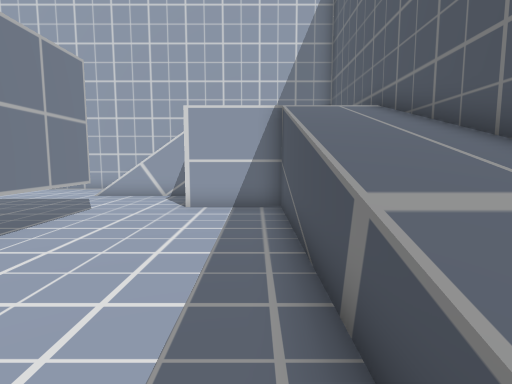
[1] (above)

16 first-person views from a walk through a Unity game level. The camera is 1.4 m above the floor, tilts 6° down and sees 80° across. The floor is counted in squares, 1 m on a side. Each view is taken from the middle of a square. On the plan, view 1 faces up. The plan holds only what a view shows up to about 14 squares ahead; the rest is blank. The player is left out.

[2]
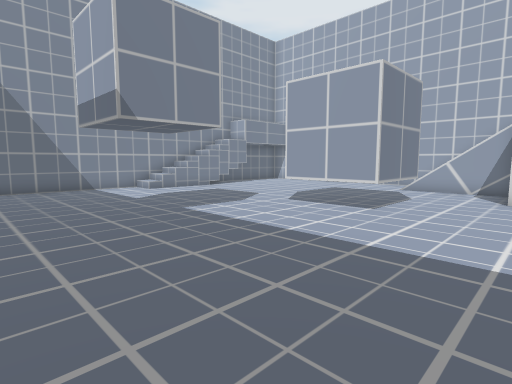

[3]
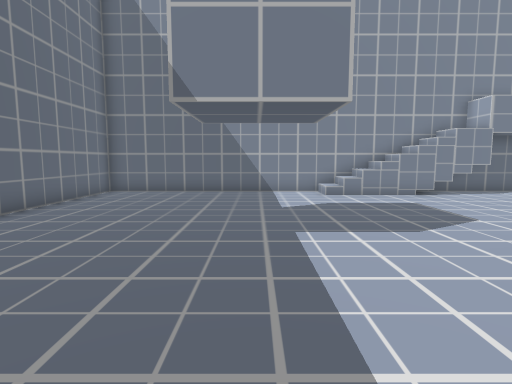

[4]
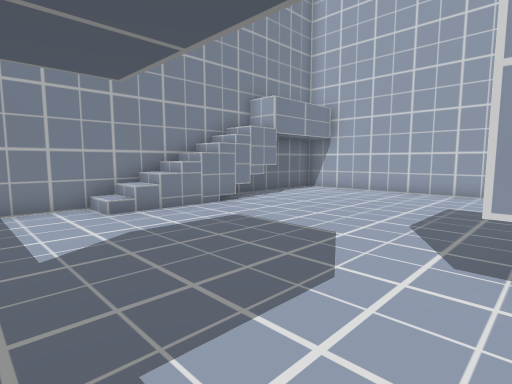

[5]
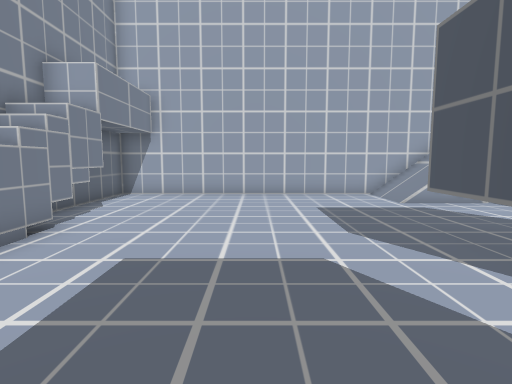

[6]
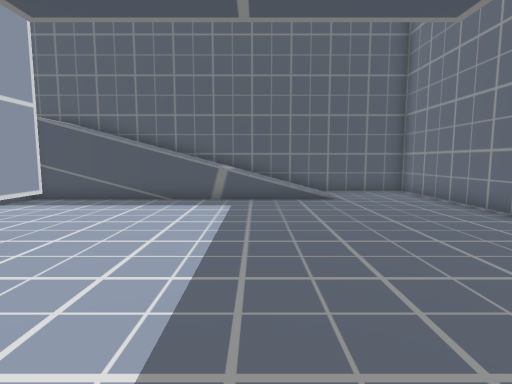

[7]
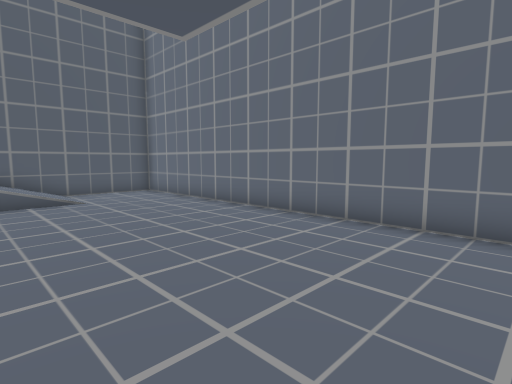

[8]
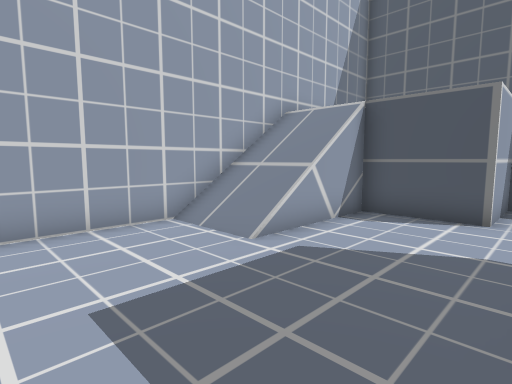

[9]
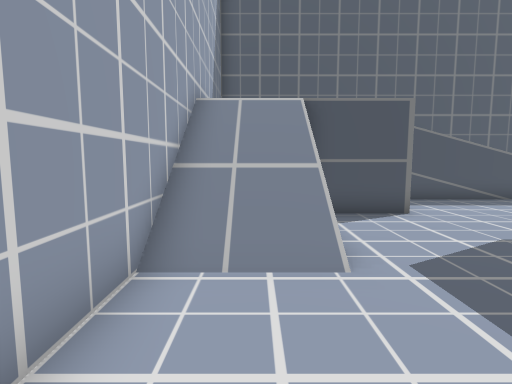

[10]
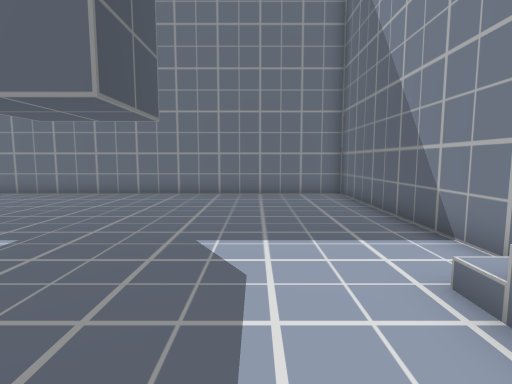

[11]
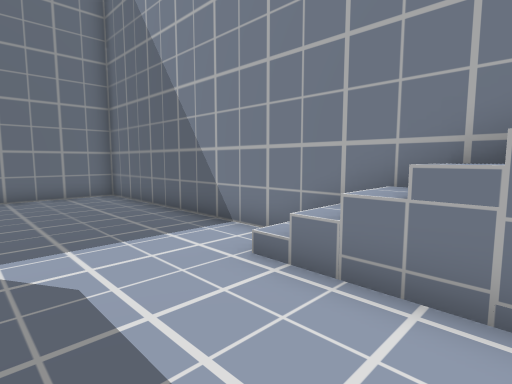

[12]
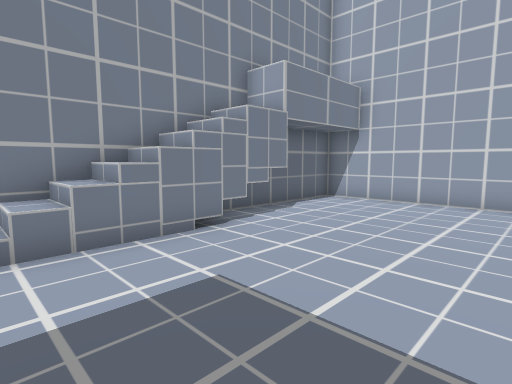

[13]
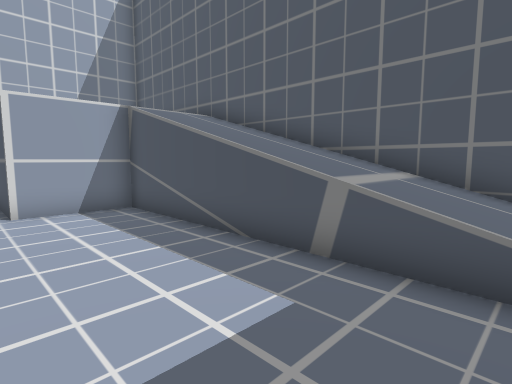

[14]
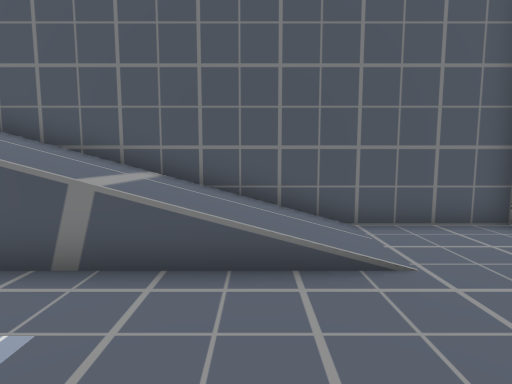

[15]
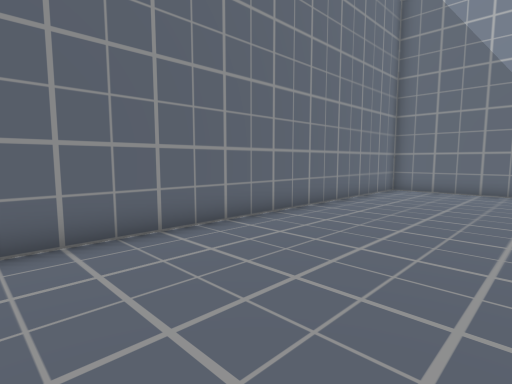

[16]
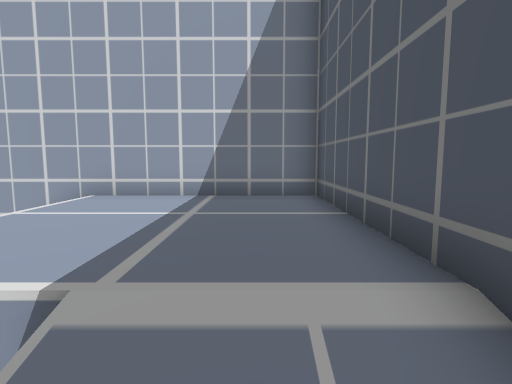

### Floor plan
Key: @ floor where view 1 was taken; # wall or solid block; . main floor; : floor 3 m higher than the main floor; / step, stairs or slope; = window, fence, low wall or low ledge; T thing the floor can be seen under or through; O other object.
Columns run from 17 left of view 1 to 4 right of it. Each row starts with its distance up from view 1.
 15 ######################
 14 #..........////::::::#
 13 #..........////::::::#
 12 #........../=##/:::::#
 11 #.............. :::::#
 10 #O.............::::::#
  9 #//............::#:::#
  8 #//.......T T.....#//#
  7 #//.......T T.....#//#
  6 #//.......T T.....#//#
  5 #//.......TTT.....#//#
  4 #//...............#//#
  3 #.................#//#
  2 #.................=//#
  1 #.................=//#
  0 #................@=//#
 -1 #.................///#
 -2 #....................#
 -3 #....................#
 -4 #....................#
 -5 #....................#
 -6 ######################

Positions as (right, up) in squares from view 1, and headings:
1: (0, 0), facing up
2: (-1, -3), facing up-left
3: (-3, 1), facing left
4: (-7, 1), facing up-left
5: (-11, 2), facing up
6: (-10, 1), facing right
7: (-10, 1), facing down-right
8: (-10, 8), facing up-right
9: (-10, 13), facing right
10: (-13, 7), facing down
11: (-12, 7), facing down-left
12: (-10, 4), facing up-left
13: (-3, 0), facing up-right
14: (-3, 0), facing right
15: (-2, 0), facing down-left
16: (2, 7), facing up
